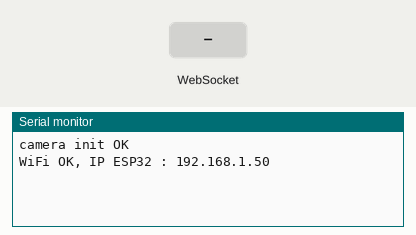
Simulated run of this sketch. Board: ESP32. Shown: the last lines printed to the serial monitor. Inputs (shaded band) come from the test bench. WiFi joins after 1.5 s; servers stay silent unless stated; the camera gives no picture.

Above: at 3.0 s.
3.1 s: WebSocket text "1" received
At 4.3 s:
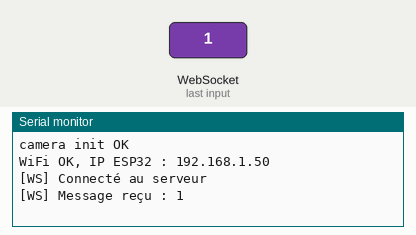
4.6 s: WebSocket text "0" received
At 5.8 s:
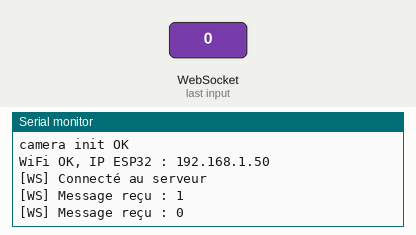
6.1 s: WebSocket text "2" received
At 7.4 s:
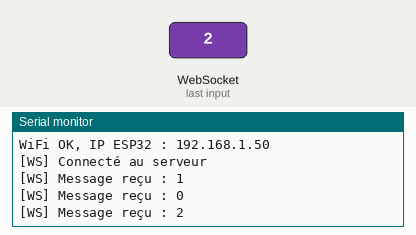

Measured:
- after the input at 3.1 s, the serial monitor: prints a new line at once (image 1)
- after the input at 4.6 s, the serial monitor: prints a new line at once (image 2)
- after the input at 6.1 s, the serial monitor: prints a new line at once (image 3)

The sketch:

websocket.ino
```cpp
#include "esp_camera.h"
#include <WiFi.h>
#include <WebSocketsClient.h>
#include <WiFiManager.h>
#include "soc/soc.h"
#include "soc/rtc_cntl_reg.h"


#define PWDN_GPIO_NUM     32
#define RESET_GPIO_NUM    -1
#define XCLK_GPIO_NUM      0
#define SIOD_GPIO_NUM     26
#define SIOC_GPIO_NUM     27
#define Y9_GPIO_NUM       35
#define Y8_GPIO_NUM       34
#define Y7_GPIO_NUM       39
#define Y6_GPIO_NUM       36
#define Y5_GPIO_NUM       21
#define Y4_GPIO_NUM       19
#define Y3_GPIO_NUM       18
#define Y2_GPIO_NUM        5
#define VSYNC_GPIO_NUM    25
#define HREF_GPIO_NUM     23
#define PCLK_GPIO_NUM     22


const char* websockets_server_host = "fastapiforreflecto.onrender.com";
const uint16_t websockets_server_port = 443;
const char* websockets_server_path = "/";

WiFiManager wm;
WebSocketsClient webSocket;
bool wsConnected = false;

void webSocketEvent(WStype_t type, uint8_t* payload, size_t length) {
  switch (type) {
    case WStype_DISCONNECTED:
      wsConnected = false;
      Serial.println("[WS] Déconnecté");
      break;
    case WStype_CONNECTED:
      wsConnected = true;
      Serial.println("[WS] Connecté au serveur");
      webSocket.sendTXT("hello from ESP32 camera stream!");
      break;
    case WStype_TEXT:
      Serial.printf("[WS] Message reçu : %s\n", payload);
      break;
    case WStype_ERROR:
      Serial.println("[WS] Erreur");
      break;
    default:
      break;
  }
}

esp_err_t init_camera() {
  camera_config_t config;
  config.ledc_channel = LEDC_CHANNEL_0;
  config.ledc_timer = LEDC_TIMER_0;
  config.pin_d0 = Y2_GPIO_NUM;
  config.pin_d1 = Y3_GPIO_NUM;
  config.pin_d2 = Y4_GPIO_NUM;
  config.pin_d3 = Y5_GPIO_NUM;
  config.pin_d4 = Y6_GPIO_NUM;
  config.pin_d5 = Y7_GPIO_NUM;
  config.pin_d6 = Y8_GPIO_NUM;
  config.pin_d7 = Y9_GPIO_NUM;
  config.pin_xclk = XCLK_GPIO_NUM;
  config.pin_pclk = PCLK_GPIO_NUM;
  config.pin_vsync = VSYNC_GPIO_NUM;
  config.pin_href = HREF_GPIO_NUM;
  config.pin_sscb_sda = SIOD_GPIO_NUM;
  config.pin_sscb_scl = SIOC_GPIO_NUM;
  config.pin_pwdn = PWDN_GPIO_NUM;
  config.pin_reset = RESET_GPIO_NUM;
  config.xclk_freq_hz = 20000000;
  config.pixel_format = PIXFORMAT_JPEG;

  config.frame_size = FRAMESIZE_VGA;
  config.jpeg_quality = 15;
  config.fb_count = 2;

  esp_err_t err = esp_camera_init(&config);
  if (err != ESP_OK) {
    Serial.printf("camera init FAIL: 0x%x", err);
    return err;
  }
  sensor_t * s = esp_camera_sensor_get();
  s->set_framesize(s, FRAMESIZE_VGA);
  Serial.println("camera init OK");
  return ESP_OK;
}

void setup_wifi() {
  wm.setConfigPortalTimeout(180);

  bool connected = wm.autoConnect("ESP32-CAM-Setup");

  if (!connected) {
    Serial.println("Échec de connexion WiFi, redémarrage...");
    delay(3000);
    ESP.restart();
  }

  Serial.print("WiFi OK, IP ESP32 : ");
  Serial.println(WiFi.localIP());
}

void setup() {
  WRITE_PERI_REG(RTC_CNTL_BROWN_OUT_REG, 0);

  Serial.begin(115200);
  Serial.setDebugOutput(true);

  init_camera();
  setup_wifi();

  webSocket.beginSSL(websockets_server_host, websockets_server_port, websockets_server_path);
  webSocket.onEvent(webSocketEvent);
  webSocket.setReconnectInterval(3000);
}

void loop() {
  webSocket.loop();

  if (!wsConnected) return;

  camera_fb_t *fb = esp_camera_fb_get();
  if (!fb) {
    Serial.println("img capture failed");
    ESP.restart();
    return;
  }

  webSocket.sendBIN(fb->buf, fb->len);
  esp_camera_fb_return(fb);
}
```
